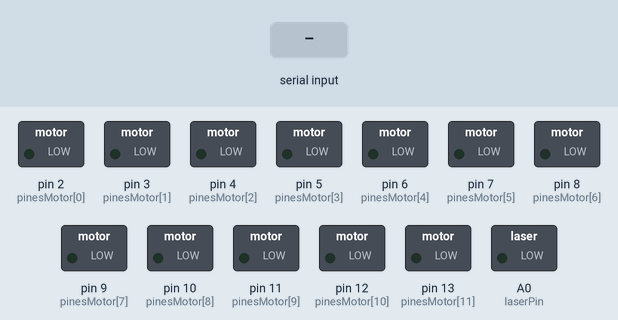
A sketch run on a simulated Arduino Uno, built with avr-gcc and run on an emulated ATmega328P. Parts: switched loads named in the sketch (green lamp = pin HIGH). The test bench sets the inputs (shaded band).

Above: at 1.2 s.
1.3 s: "1" received over Serial
At 2.3 s:
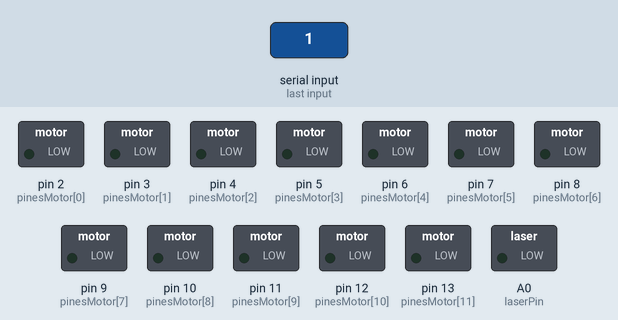
2.8 s: "2" received over Serial
At 3.4 s:
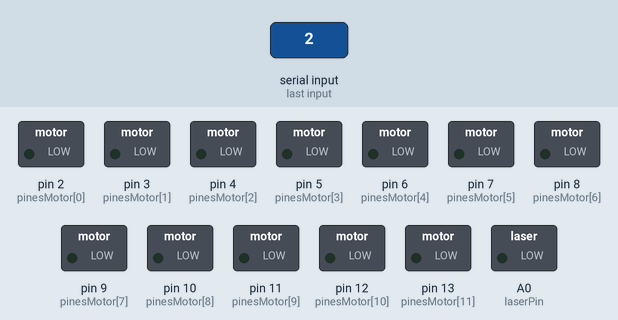
4.3 s: "3" received over Serial
At 5.5 s:
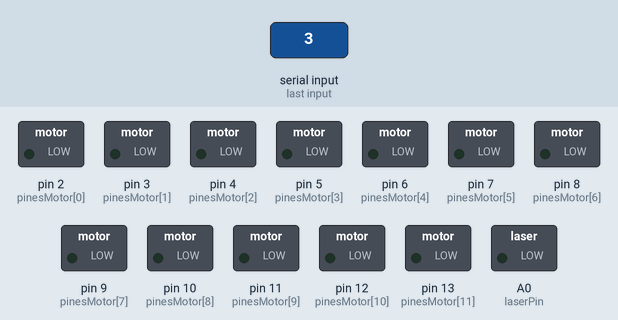
5.8 s: "4" received over Serial
At 6.9 s:
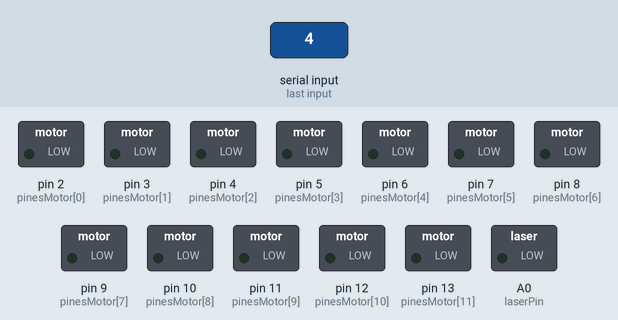
7.3 s: "5" received over Serial
At 8.0 s:
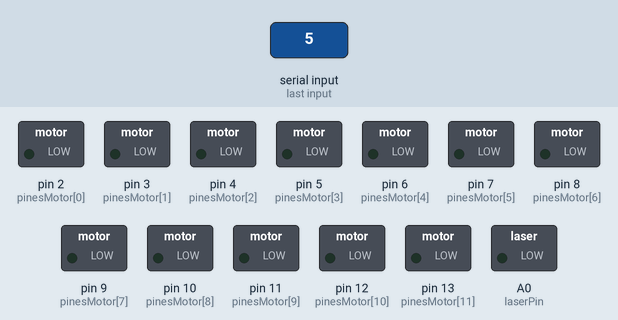
8.8 s: "6" received over Serial
At 9.2 s:
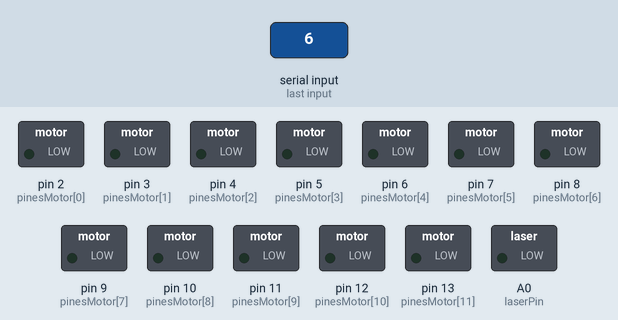
Timing chart, 0 to 11.3 s (numbered marks = the images above; inputs shaded):
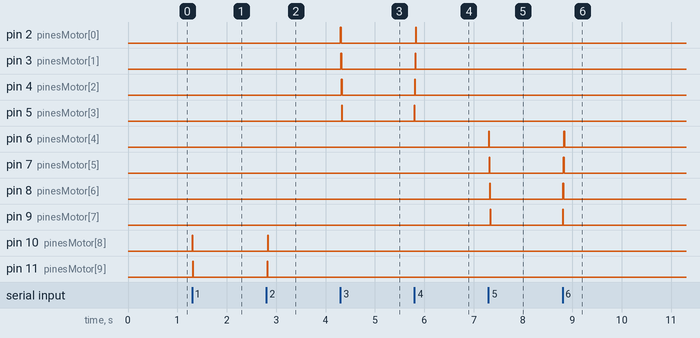

Measured:
- after the input at 1.3 s, pin 10 (pinesMotor[8]), pin 11 (pinesMotor[9]), pin 12 (pinesMotor[10]): LOW → HIGH at once, → LOW 0.02 s later; pin 13 (pinesMotor[11]): LOW → HIGH at once, → LOW 0.01 s later
- after the input at 2.8 s, pin 10 (pinesMotor[8]), pin 11 (pinesMotor[9]), pin 12 (pinesMotor[10]): LOW → HIGH at once, → LOW 0.02 s later; pin 13 (pinesMotor[11]): LOW → HIGH at once, → LOW 0.01 s later
- after the input at 4.3 s, pin 2 (pinesMotor[0]), pin 3 (pinesMotor[1]), pin 4 (pinesMotor[2]): LOW → HIGH at once, → LOW 0.02 s later; pin 5 (pinesMotor[3]): LOW → HIGH at once, → LOW 0.01 s later
- after the input at 5.8 s, pin 2 (pinesMotor[0]), pin 3 (pinesMotor[1]), pin 4 (pinesMotor[2]): LOW → HIGH at once, → LOW 0.02 s later; pin 5 (pinesMotor[3]): LOW → HIGH at once, → LOW 0.01 s later
- after the input at 7.3 s, pin 6 (pinesMotor[4]), pin 7 (pinesMotor[5]), pin 8 (pinesMotor[6]): LOW → HIGH at once, → LOW 0.02 s later; pin 9 (pinesMotor[7]): LOW → HIGH at once, → LOW 0.01 s later
- after the input at 8.8 s, pin 6 (pinesMotor[4]), pin 7 (pinesMotor[5]), pin 8 (pinesMotor[6]): LOW → HIGH at once, → LOW 0.02 s later; pin 9 (pinesMotor[7]): LOW → HIGH at once, → LOW 0.01 s later

The sketch:

ControlArduino.ino
```cpp
/***Este código fue inspirado en los videos de YouTube de
 *  Johann Perez E, cuyo enlace a la fecha de hoy
 *  miércoles 07/06/2023 es: https://youtu.be/XixNg9DGxgo y
 *  Víctor Romero, cuyo enlace a la fecha de hoy jueves 31/08/2023
 *  es: https://youtu.be/BXd-Cceh-R4?si=jDI3Wc2Zp8jtDXYE.
 *  Lo anterior, con el objetivo de tener un código base de Arduino
 *  para trasladarlo posteriormente a Python.
***/

int retardo = 5; // Tiempo de retardo en milisegundos
int pos_origen = 0; // Valor en grados donde se encuentra el motor
int pinesMotor[] = {2, 3, 4, 5, 6, 7, 8, 9, 10, 11, 12, 13};
const int laserPin = A0;
char ultimoCaracter = '0';

// Variables de la info recibida en Python
int pasos_X = 0;
int pasos_Y = 0;
int pasos_Z = 0;

void setup(){
Serial.begin(9600); // Establecer velocidad de transmision de datos a 9600 baudios

// Motor en Y
pinMode(2, OUTPUT);
pinMode(3, OUTPUT);
pinMode(4, OUTPUT);
pinMode(5, OUTPUT);

// Motor en Z
pinMode(6, OUTPUT);
pinMode(7, OUTPUT);
pinMode(8, OUTPUT);
pinMode(9, OUTPUT);

// Motor en X
pinMode(10, OUTPUT);
pinMode(11, OUTPUT);
pinMode(12, OUTPUT);
pinMode(13, OUTPUT);

// Láser para Arduino
pinMode(laserPin, OUTPUT);
}

void loop(){
   if (Serial.available() > 0){ // Lee el valor enviado por el puerto serial
     char c = Serial.read(); // Lee el valor
     ultimoCaracter = c;

     // Control Motor X
     if (c == '1'){
      paso_izq_X();
     }
     if (c == '2'){
      paso_der_X();
     }

     // Control Motor Y
     if (c == '3'){
      paso_izq_Y();
     }
     if (c == '4'){
      paso_der_Y();
     }

     // Control Motor Z
     if (c == '5'){
      paso_izq_Z();
     }
     if (c == '6'){
      paso_der_Z();
     }
   }

     // Control láser
   if (ultimoCaracter == '7'){
    laser_on();
    }
   if (ultimoCaracter == '8'){
    laser_off();
    }


   apagado(); // Evita que los motores se calienten
}

// Paso hacia la derecha motor Y
void paso_der_Y(){
 digitalWrite(pinesMotor[0], LOW);
 digitalWrite(pinesMotor[1], LOW);
 digitalWrite(pinesMotor[2], LOW);
 digitalWrite(pinesMotor[3], HIGH);
 delay(retardo);

 digitalWrite(pinesMotor[0], LOW);
 digitalWrite(pinesMotor[1], LOW);
 digitalWrite(pinesMotor[2], HIGH);
 digitalWrite(pinesMotor[3], HIGH);
 delay(retardo);

 digitalWrite(pinesMotor[0], LOW);
 digitalWrite(pinesMotor[1], LOW);
 digitalWrite(pinesMotor[2], HIGH);
 digitalWrite(pinesMotor[3], LOW);
 delay(retardo);

 digitalWrite(pinesMotor[0], LOW);
 digitalWrite(pinesMotor[1], HIGH);
 digitalWrite(pinesMotor[2], HIGH);
 digitalWrite(pinesMotor[3], LOW);
 delay(retardo);

 digitalWrite(pinesMotor[0], LOW);
 digitalWrite(pinesMotor[1], HIGH);
 digitalWrite(pinesMotor[2], LOW);
 digitalWrite(pinesMotor[3], LOW);
 delay(retardo);

 digitalWrite(pinesMotor[0], HIGH);
 digitalWrite(pinesMotor[1], HIGH);
 digitalWrite(pinesMotor[2], LOW);
 digitalWrite(pinesMotor[3], LOW);
 delay(retardo);

 digitalWrite(pinesMotor[0], HIGH);
 digitalWrite(pinesMotor[1], LOW);
 digitalWrite(pinesMotor[2], LOW);
 digitalWrite(pinesMotor[3], LOW);
 delay(retardo);

 digitalWrite(pinesMotor[0], HIGH);
 digitalWrite(pinesMotor[1], LOW);
 digitalWrite(pinesMotor[2], LOW);
 digitalWrite(pinesMotor[3], HIGH);
 delay(retardo);
}

// Pasos a la izquierda motor Y
void paso_izq_Y() {
 digitalWrite(pinesMotor[0], HIGH);
 digitalWrite(pinesMotor[1], LOW);
 digitalWrite(pinesMotor[2], LOW);
 digitalWrite(pinesMotor[3], HIGH);
 delay(retardo);

 digitalWrite(pinesMotor[0], HIGH);
 digitalWrite(pinesMotor[1], LOW);
 digitalWrite(pinesMotor[2], LOW);
 digitalWrite(pinesMotor[3], LOW);
 delay(retardo);

 digitalWrite(pinesMotor[0], HIGH);
 digitalWrite(pinesMotor[1], HIGH);
 digitalWrite(pinesMotor[2], LOW);
 digitalWrite(pinesMotor[3], LOW);
 delay(retardo);

 digitalWrite(pinesMotor[0], LOW);
 digitalWrite(pinesMotor[1], HIGH);
 digitalWrite(pinesMotor[2], LOW);
 digitalWrite(pinesMotor[3], LOW);
 delay(retardo);

 digitalWrite(pinesMotor[0], LOW);
 digitalWrite(pinesMotor[1], HIGH);
 digitalWrite(pinesMotor[2], HIGH);
 digitalWrite(pinesMotor[3], LOW);
 delay(retardo);

 digitalWrite(pinesMotor[0], LOW);
 digitalWrite(pinesMotor[1], LOW);
 digitalWrite(pinesMotor[2], HIGH);
 digitalWrite(pinesMotor[3], LOW);
 delay(retardo);

 digitalWrite(pinesMotor[0], LOW);
 digitalWrite(pinesMotor[1], LOW);
 digitalWrite(pinesMotor[2], HIGH);
 digitalWrite(pinesMotor[3], HIGH);
 delay(retardo);

 digitalWrite(pinesMotor[0], LOW);
 digitalWrite(pinesMotor[1], LOW);
 digitalWrite(pinesMotor[2], LOW);
 digitalWrite(pinesMotor[3], HIGH);
 delay(retardo);
}

// Paso hacia la derecha motor Z
void paso_der_Z(){
 digitalWrite(pinesMotor[4], LOW);
 digitalWrite(pinesMotor[5], LOW);
 digitalWrite(pinesMotor[6], LOW);
 digitalWrite(pinesMotor[7], HIGH);
 delay(retardo);

 digitalWrite(pinesMotor[4], LOW);
 digitalWrite(pinesMotor[5], LOW);
 digitalWrite(pinesMotor[6], HIGH);
 digitalWrite(pinesMotor[7], HIGH);
 delay(retardo);

 digitalWrite(pinesMotor[4], LOW);
 digitalWrite(pinesMotor[5], LOW);
 digitalWrite(pinesMotor[6], HIGH);
 digitalWrite(pinesMotor[7], LOW);
 delay(retardo);

 digitalWrite(pinesMotor[4], LOW);
 digitalWrite(pinesMotor[5], HIGH);
 digitalWrite(pinesMotor[6], HIGH);
 digitalWrite(pinesMotor[7], LOW);
 delay(retardo);

 digitalWrite(pinesMotor[4], LOW);
 digitalWrite(pinesMotor[5], HIGH);
 digitalWrite(pinesMotor[6], LOW);
 digitalWrite(pinesMotor[7], LOW);
 delay(retardo);

 digitalWrite(pinesMotor[4], HIGH);
 digitalWrite(pinesMotor[5], HIGH);
 digitalWrite(pinesMotor[6], LOW);
 digitalWrite(pinesMotor[7], LOW);
 delay(retardo);

 digitalWrite(pinesMotor[4], HIGH);
 digitalWrite(pinesMotor[5], LOW);
 digitalWrite(pinesMotor[6], LOW);
 digitalWrite(pinesMotor[7], LOW);
 delay(retardo);

 digitalWrite(pinesMotor[4], HIGH);
 digitalWrite(pinesMotor[5], LOW);
 digitalWrite(pinesMotor[6], LOW);
 digitalWrite(pinesMotor[7], HIGH);
 delay(retardo);
}

// Pasos a la izquierda motor Z
void paso_izq_Z() {
 digitalWrite(pinesMotor[4], HIGH);
 digitalWrite(pinesMotor[5], LOW);
 digitalWrite(pinesMotor[6], LOW);
 digitalWrite(pinesMotor[7], HIGH);
 delay(retardo);

 digitalWrite(pinesMotor[4], HIGH);
 digitalWrite(pinesMotor[5], LOW);
 digitalWrite(pinesMotor[6], LOW);
 digitalWrite(pinesMotor[7], LOW);
 delay(retardo);

 digitalWrite(pinesMotor[4], HIGH);
 digitalWrite(pinesMotor[5], HIGH);
 digitalWrite(pinesMotor[6], LOW);
 digitalWrite(pinesMotor[7], LOW);
 delay(retardo);

 digitalWrite(pinesMotor[4], LOW);
 digitalWrite(pinesMotor[5], HIGH);
 digitalWrite(pinesMotor[6], LOW);
 digitalWrite(pinesMotor[7], LOW);
 delay(retardo);

 digitalWrite(pinesMotor[4], LOW);
 digitalWrite(pinesMotor[5], HIGH);
 digitalWrite(pinesMotor[6], HIGH);
 digitalWrite(pinesMotor[7], LOW);
 delay(retardo);

 digitalWrite(pinesMotor[4], LOW);
 digitalWrite(pinesMotor[5], LOW);
 digitalWrite(pinesMotor[6], HIGH);
 digitalWrite(pinesMotor[7], LOW);
 delay(retardo);

 digitalWrite(pinesMotor[4], LOW);
 digitalWrite(pinesMotor[5], LOW);
 digitalWrite(pinesMotor[6], HIGH);
 digitalWrite(pinesMotor[7], HIGH);
 delay(retardo);

 digitalWrite(pinesMotor[4], LOW);
 digitalWrite(pinesMotor[5], LOW);
 digitalWrite(pinesMotor[6], LOW);
 digitalWrite(pinesMotor[7], HIGH);
 delay(retardo);
}

// Paso hacia la derecha motor X
void paso_der_X(){
 digitalWrite(pinesMotor[8], LOW);
 digitalWrite(pinesMotor[9], LOW);
 digitalWrite(pinesMotor[10], LOW);
 digitalWrite(pinesMotor[11], HIGH);
 delay(retardo);

 digitalWrite(pinesMotor[8], LOW);
 digitalWrite(pinesMotor[9], LOW);
 digitalWrite(pinesMotor[10], HIGH);
 digitalWrite(pinesMotor[11], HIGH);
 delay(retardo);

 digitalWrite(pinesMotor[8], LOW);
 digitalWrite(pinesMotor[9], LOW);
 digitalWrite(pinesMotor[10], HIGH);
 digitalWrite(pinesMotor[11], LOW);
 delay(retardo);

 digitalWrite(pinesMotor[8], LOW);
 digitalWrite(pinesMotor[9], HIGH);
 digitalWrite(pinesMotor[10], HIGH);
 digitalWrite(pinesMotor[11], LOW);
 delay(retardo);

 digitalWrite(pinesMotor[8], LOW);
 digitalWrite(pinesMotor[9], HIGH);
 digitalWrite(pinesMotor[10], LOW);
 digitalWrite(pinesMotor[11], LOW);
 delay(retardo);

 digitalWrite(pinesMotor[8], HIGH);
 digitalWrite(pinesMotor[9], HIGH);
 digitalWrite(pinesMotor[10], LOW);
 digitalWrite(pinesMotor[11], LOW);
 delay(retardo);

 digitalWrite(pinesMotor[8], HIGH);
 digitalWrite(pinesMotor[9], LOW);
 digitalWrite(pinesMotor[10], LOW);
 digitalWrite(pinesMotor[11], LOW);
 delay(retardo);

 digitalWrite(pinesMotor[8], HIGH);
 digitalWrite(pinesMotor[9], LOW);
 digitalWrite(pinesMotor[10], LOW);
 digitalWrite(pinesMotor[11], HIGH);
 delay(retardo);
}

// Pasos a la izquierda motor X
void paso_izq_X() {
 digitalWrite(pinesMotor[8], HIGH);
 digitalWrite(pinesMotor[9], LOW);
 digitalWrite(pinesMotor[10], LOW);
 digitalWrite(pinesMotor[11], HIGH);
 delay(retardo);

 digitalWrite(pinesMotor[8], HIGH);
 digitalWrite(pinesMotor[9], LOW);
 digitalWrite(pinesMotor[10], LOW);
 digitalWrite(pinesMotor[11], LOW);
 delay(retardo);

 digitalWrite(pinesMotor[8], HIGH);
 digitalWrite(pinesMotor[9], HIGH);
 digitalWrite(pinesMotor[10], LOW);
 digitalWrite(pinesMotor[11], LOW);
 delay(retardo);

 digitalWrite(pinesMotor[8], LOW);
 digitalWrite(pinesMotor[9], HIGH);
 digitalWrite(pinesMotor[10], LOW);
 digitalWrite(pinesMotor[11], LOW);
 delay(retardo);

 digitalWrite(pinesMotor[8], LOW);
 digitalWrite(pinesMotor[9], HIGH);
 digitalWrite(pinesMotor[10], HIGH);
 digitalWrite(pinesMotor[11], LOW);
 delay(retardo);

 digitalWrite(pinesMotor[8], LOW);
 digitalWrite(pinesMotor[9], LOW);
 digitalWrite(pinesMotor[10], HIGH);
 digitalWrite(pinesMotor[11], LOW);
 delay(retardo);

 digitalWrite(pinesMotor[8], LOW);
 digitalWrite(pinesMotor[9], LOW);
 digitalWrite(pinesMotor[10], HIGH);
 digitalWrite(pinesMotor[11], HIGH);
 delay(retardo);

 digitalWrite(pinesMotor[8], LOW);
 digitalWrite(pinesMotor[9], LOW);
 digitalWrite(pinesMotor[10], LOW);
 digitalWrite(pinesMotor[11], HIGH);
 delay(retardo);
}

// Apagado de los motores
void apagado() {
 digitalWrite(pinesMotor[11], LOW);
 digitalWrite(pinesMotor[10], LOW);
 digitalWrite(pinesMotor[9], LOW);
 digitalWrite(pinesMotor[8], LOW);
 digitalWrite(pinesMotor[7], LOW);
 digitalWrite(pinesMotor[6], LOW);
 digitalWrite(pinesMotor[5], LOW);
 digitalWrite(pinesMotor[4], LOW);
 digitalWrite(pinesMotor[3], LOW);
 digitalWrite(pinesMotor[2], LOW);
 digitalWrite(pinesMotor[1], LOW);
 digitalWrite(pinesMotor[0], LOW);
 }

// Encendido del láser
void laser_on(){
 digitalWrite(laserPin, HIGH);
 }

// Apagado del láser
void laser_off(){
 digitalWrite(laserPin, LOW);
 }
```
